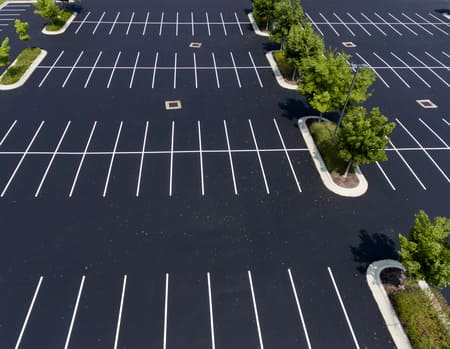
#> input picture pics/pic0.jpg, 450 x 349 px, given in place of the camera
$ python funny.py
#> lines starting #> are read from the running program, lines starting #| are printed output that depends on the picture
import cv2, time, pandas
import numpy as np
from datetime import datetime
def fuck(im):
    morph = im.copy()

    kernel = cv2.getStructuringElement(cv2.MORPH_RECT, (1, 1))
    morph = cv2.morphologyEx(morph, cv2.MORPH_CLOSE, kernel)
    morph = cv2.morphologyEx(morph, cv2.MORPH_OPEN, kernel)

    kernel = cv2.getStructuringElement(cv2.MORPH_RECT, (2, 2))

    # take morphological gradient
    gradient_image = cv2.morphologyEx(morph, cv2.MORPH_GRADIENT, kernel)

    # split the gradient image into channels
    image_channels = np.split(np.asarray(gradient_image), 3, axis=2)

    channel_height, channel_width, _ = image_channels[0].shape

    # apply Otsu threshold to each channel
    for i in range(0, 3):
        _, image_channels[i] = cv2.threshold(~image_channels[i], 0, 255, cv2.THRESH_OTSU | cv2.THRESH_BINARY)
        image_channels[i] = np.reshape(image_channels[i], newshape=(channel_height, channel_width, 1))

    # merge the channels
    image_channels = np.concatenate((image_channels[0], image_channels[1], image_channels[2]), axis=2)
    return image_channels


# Assigning our static_back to None
static_back = None

# List when any moving object appear
motion_list = [None, None]

# Time of movement
time = []

# Initializing DataFrame, one column is start
# time and other column is end time
df = pandas.DataFrame(columns=["Start", "End"])

# Capturing video
video = cv2.VideoCapture(0)

# Infinite while loop to treat stack of image as video
while True:
    # Reading frame(image) from video
    check, frame = video.read()
#> frame is the input picture: shape (349, 450, 3); mean B, G, R 71.6, 65.4, 61.2

    # Initializing motion = 0(no motion)
    motion = 0

    # Converting color image to gray_scale image
    gray = cv2.cvtColor(frame, cv2.COLOR_BGR2GRAY)
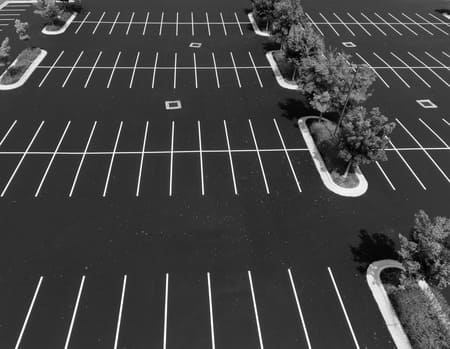
#> gray: shape (349, 450); min 0, max 254, mean 64.9

    # Converting gray scale image to GaussianBlur
    # so that change can be find easily
    gray = cv2.GaussianBlur(gray, (21, 21), 0)
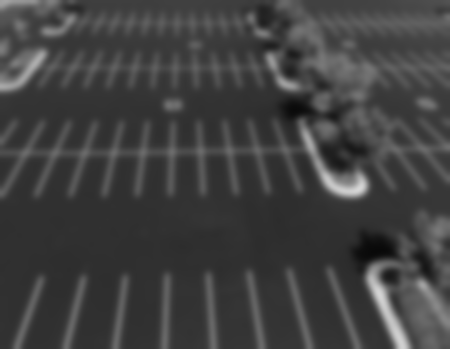
#> gray: shape (349, 450); min 9, max 214, mean 64.9

    # In first iteration we assign the value
    # of static_back to our first frame
    if static_back is None:
        static_back = gray
        continue

    # Difference between static background
    # and current frame(which is GaussianBlur)
    diff_frame = cv2.absdiff(fuck(static_back), fuck(gray))

    # If change in between static background and
    # current frame is greater than 30 it will show white color(255)
    thresh_frame = cv2.threshold(diff_frame, 30, 255, cv2.THRESH_BINARY)[1]
    thresh_frame = cv2.dilate(thresh_frame, None, iterations=2)

    # Finding contour of moving object
    cnts, _ = cv2.findContours(thresh_frame.copy(),
                               cv2.RETR_EXTERNAL, cv2.CHAIN_APPROX_SIMPLE)

    for contour in cnts:
        if cv2.contourArea(contour) < 10000:
            continue
        motion = 1

        (x, y, w, h) = cv2.boundingRect(contour)
        # making green rectangle arround the moving object
        cv2.rectangle(frame, (x, y), (x + w, y + h), (0, 255, 0), 3)

        # Appending status of motion
    motion_list.append(motion)

    motion_list = motion_list[-2:]

    # Appending Start time of motion
    if motion_list[-1] == 1 and motion_list[-2] == 0:
        time.append(datetime.now())

        # Appending End time of motion
    if motion_list[-1] == 0 and motion_list[-2] == 1:
        time.append(datetime.now())

        # Displaying image in gray_scale
   # cv2.imshow("Gray Frame", gray)

    # Displaying the difference in currentframe to
    # the staticframe(very first_frame)
    cv2.imshow("Difference Frame", diff_frame)

    # Displaying the black and white image in which if
    # intensity difference greater than 30 it will appear white
    #cv2.imshow("Threshold Frame", thresh_frame)

    # Displaying color frame with contour of motion of object
   # cv2.imshow("Color Frame", frame)

    key = cv2.waitKey(1)
    # if q entered whole process will stop
    if key == ord('q'):
        # if something is movingthen it append the end time of movement
        if motion == 1:
            time.append(datetime.now())
        break

# Appending time of motion in DataFrame
for i in range(0, len(time), 2):
    df = df.append({"Start": time[i], "End": time[i + 1]}, ignore_index=True)

# Creating a CSV file in which time of movements
video.release()

# Destroying all the windows
cv2.destroyAllWindows()

$ run again, on pics/pic1.jpg
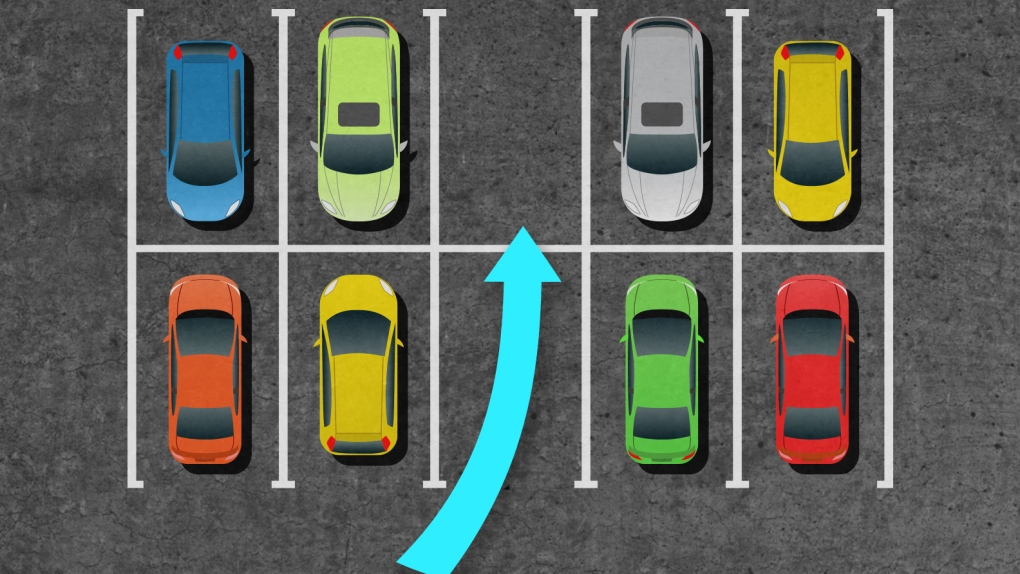
#> input picture pics/pic1.jpg, 1020 x 574 px, given in place of the camera
#> frame is the input picture: shape (574, 1020, 3); mean B, G, R 91, 98.6, 94.6
#> `gray = cv2.cvtColor(frame, cv2.COLOR_BGR2GRAY)`:
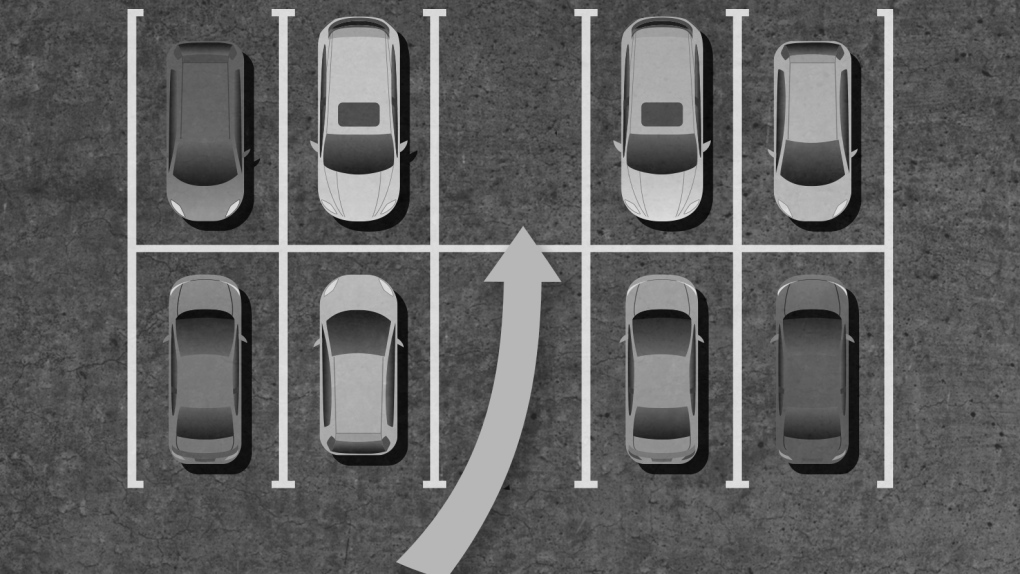
#> gray: shape (574, 1020); min 8, max 226, mean 96.6
#> `gray = cv2.GaussianBlur(gray, (21, 21), 0)`:
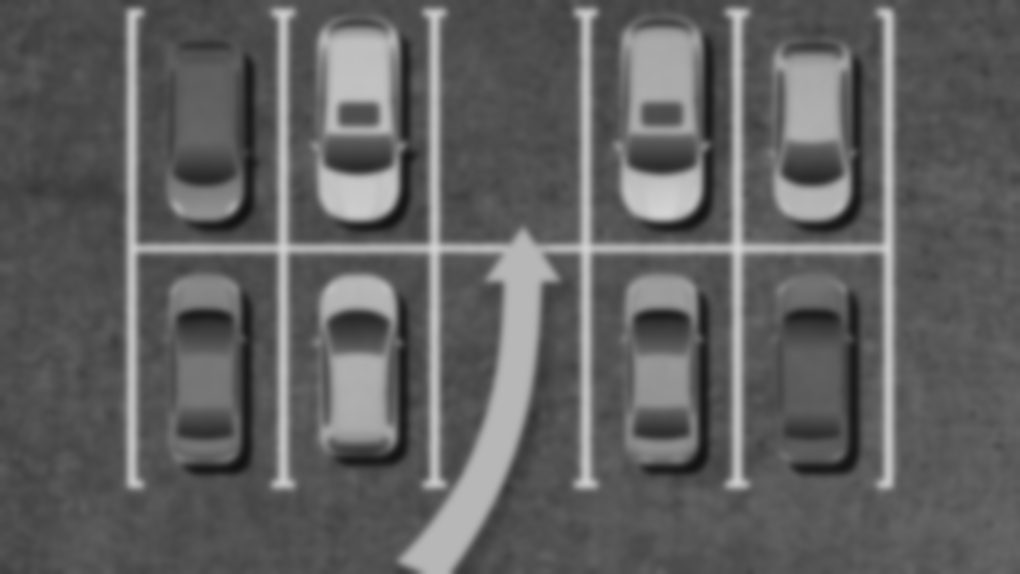
#> gray: shape (574, 1020); min 19, max 212, mean 96.6
